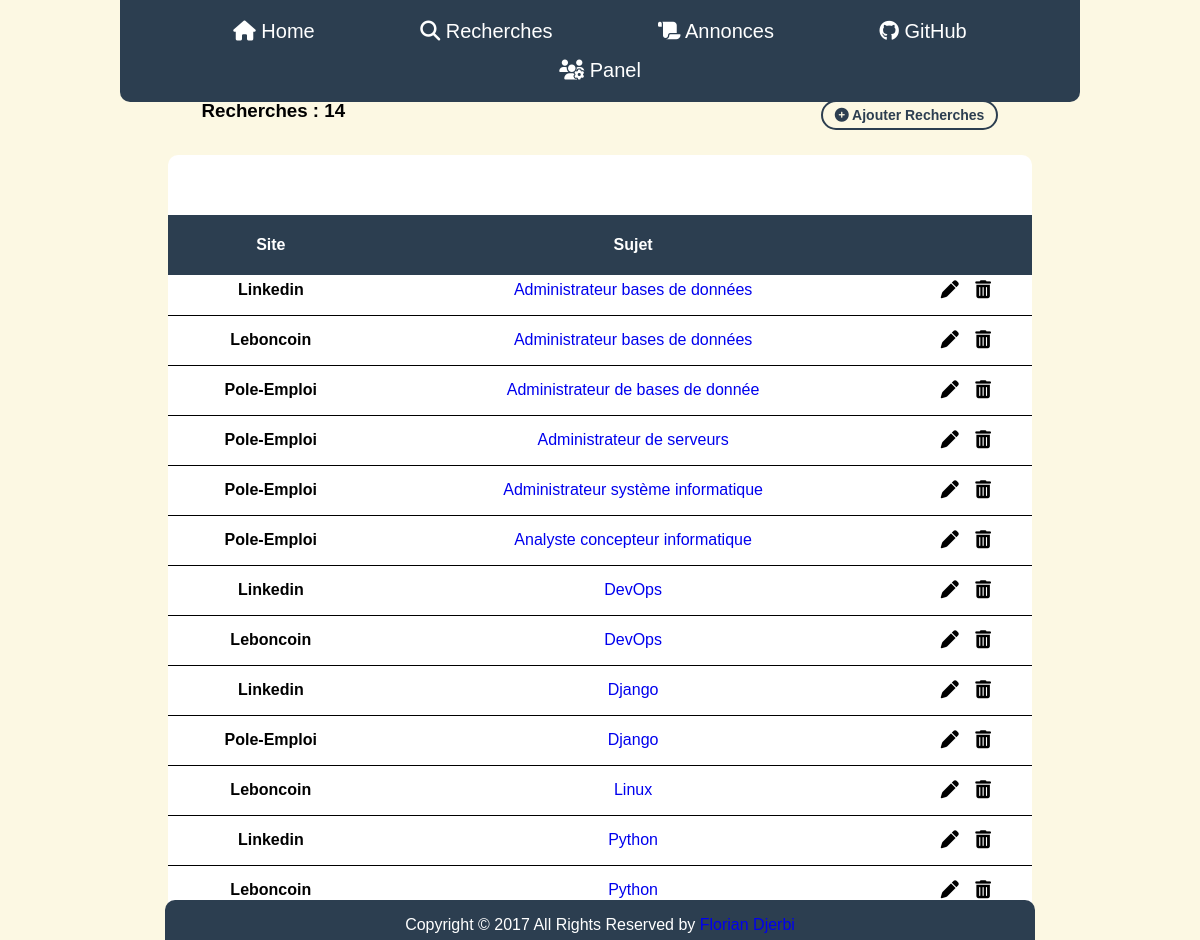
The app's page /recherche, older data.
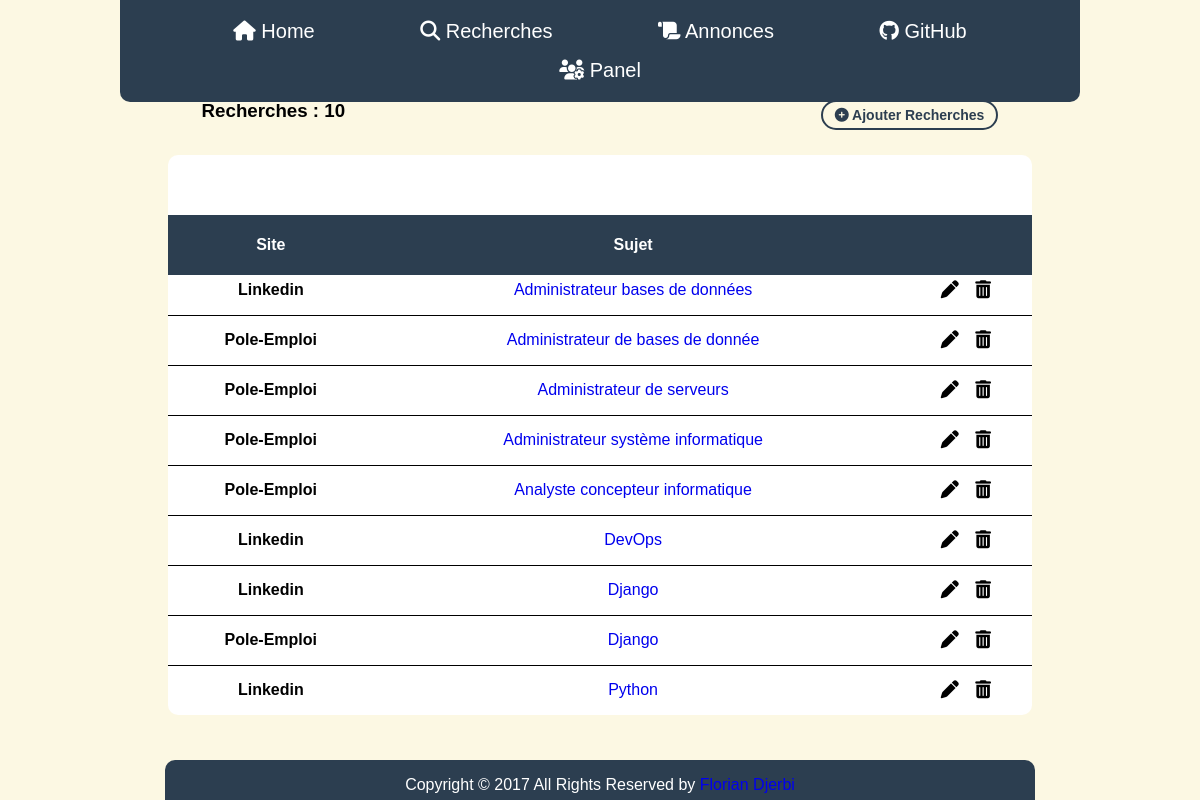
The same page, newer data.
### polls/models.py (models this page shows)
class Search(models.Model):
    objects = None
    web = models.CharField("Site", max_length=255, choices=web_choices)
    subject = models.CharField("Sujet", max_length=255, help_text="Nom du Post")
    link_search = models.CharField("Lien", max_length=255, unique=True)

### polls/views.py (the view)
# urls.py: path('recherche', views.search, name='recherche'),
def search(request):
    search_list = Search.objects.order_by('web')
    context = {
        'search_list': search_list
    }
    return render(request, 'search.html', context)

### templates/search.html (shortened to what this page needs)
{% extends 'template.html' %}
{% block body %}
<div class="title">
    <h3> Recherches : {{ search_list.count }}</h3>
    <a href="adminpolls/search/add/" class="button" target="_blank"><i class="fas fa-plus-circle"></i> Ajouter Recherches</a>
</div>
<div class="wrap-table100">
    <div class="table100">
        <table>
            <thead>
                <tr>
                   <th>Site</th>
                   <th>Sujet</th>
                   <th></th>
                </tr>
            </thead>
            <tbody>
{% for search in search_list %}
                <tr id="{{search.id}}">
                    <th class="site">{{search.subject}}</th>
                    <td><a href="{{search.link_search}}" target="_blank">{{search.web}}</a></td>
                    <td class="search">
                        <a href="adminpolls/search/{{search.id}}/change/" target="_blank"><i class="fas fa-pen" title="Modifier"></i></a>
                        <a href="adminpolls/search/{{search.id}}/delete/" target="_blank"><i class="fas fa-trash-alt" title="Supprimer"></i></a>
                    </td>
                </tr>
{% endfor %}
            </tbody>
        </table>
    </div>
</div>
{% endblock %}

Row changes from the older to the newer data that the page shows:
removed Search: subject "Leboncoin", web "Administrateur bases de données"
removed Search: subject "Leboncoin", web "DevOps"
removed Search: subject "Leboncoin", web "Linux"
removed Search: subject "Leboncoin", web "Python"
Text that changed along with them:
{{ search_list.count }}: "14" → "10"
